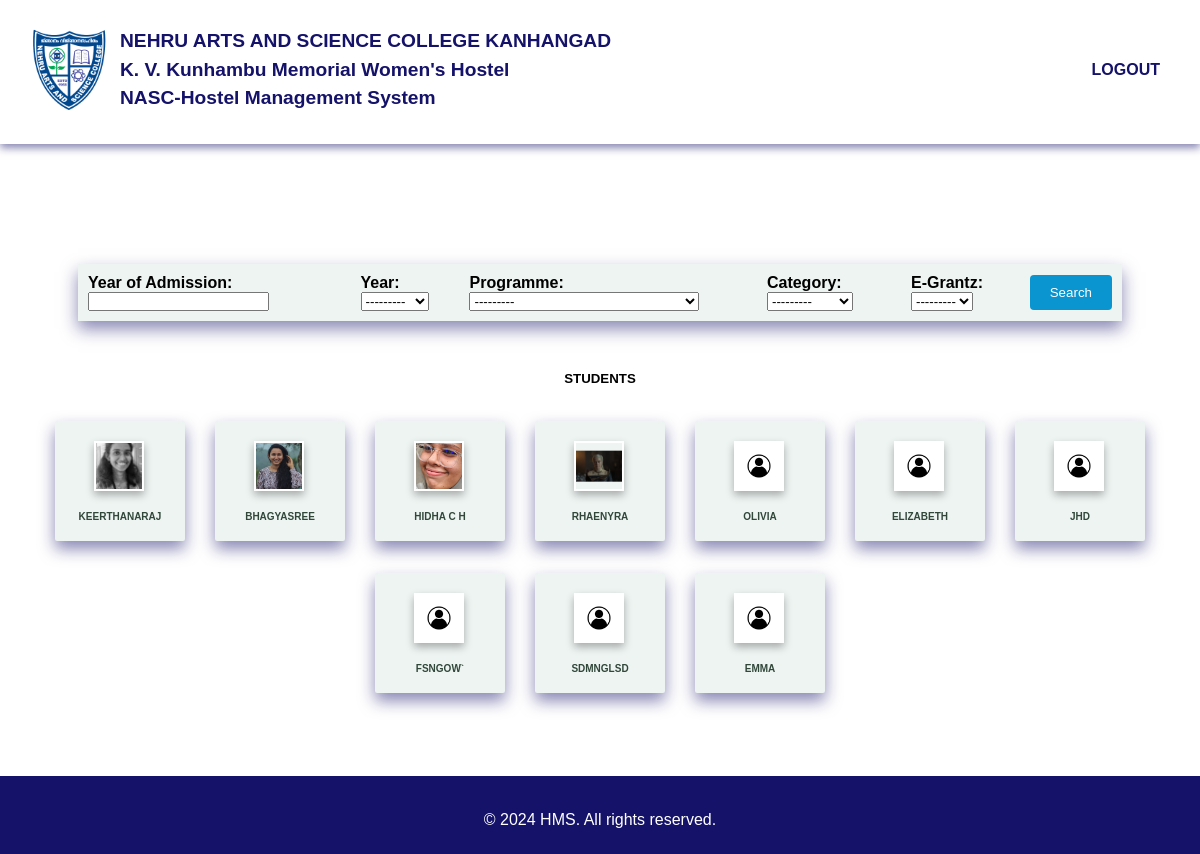
The page /inactive/ on the database as committed earlier.
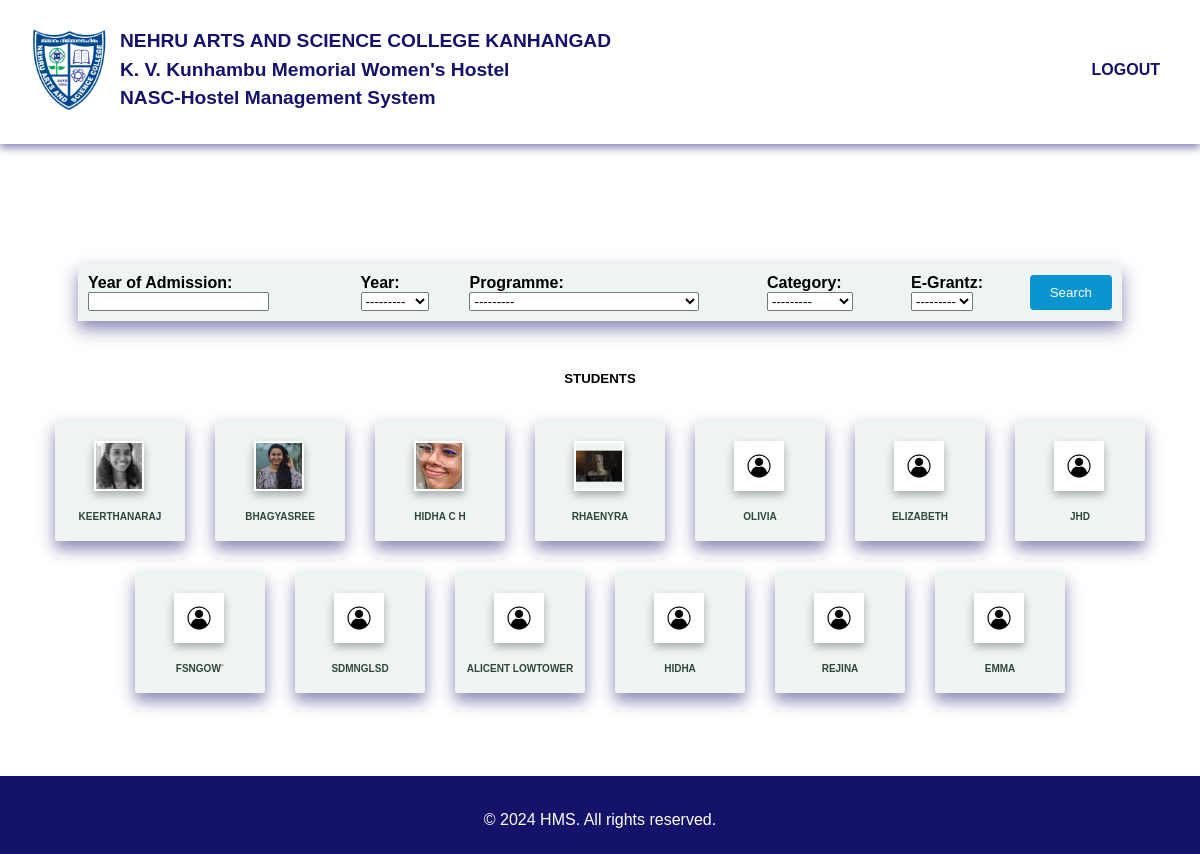
The same page on the database as committed later.
### hostel/models.py (models this page shows, shortened)
class Trash(models.Model):
    admn_no = models.PositiveIntegerField(unique=True)
    name = models.CharField(max_length=50)
    year_of_admn = models.PositiveSmallIntegerField()
    pgm = models.ForeignKey(Programme, on_delete=models.CASCADE)
    dob = models.DateField()
    email = models.EmailField()
    photo = models.ImageField(upload_to="images/")
    contact_regex = RegexValidator(regex=r'^\d{10}$',message="Contact number must be a 10-digit number.")
    contact = models.CharField(validators=[contact_regex], max_length=10)  # Using CharField for contact with max length 10
    parent_name = models.CharField(max_length=50)
    address = models.TextField(max_length=200)
    date_joined = models.DateField()
    date_exited = models.DateField(null=True,blank=True)
    room_no = models.SmallIntegerField(null=True, blank=True)
    CATEGORY_CHOICES = [
        ('GENERAL', 'GENERAL'),
        ('OBC', 'OBC'),
        ('OEC', 'OEC'),
        ('SC', 'SC'),
        ('ST', 'ST'),
    ]
    category = models.CharField(max_length=20, choices=CATEGORY_CHOICES, default='GENERAL')
    EGRANTZ_CHOICES = [
        (True, 'Yes'),
        (False, 'No'),
    ]
    E_Grantz = models.BooleanField(choices=EGRANTZ_CHOICES)

### hostel/views.py (the view)
# urls.py: path('inactive/',views.inactive_students,name='inactive_student'),
def inactive_students(request, login_url='access_denied'):
    try:
        stud = Trash.objects.all().select_related('pgm').all().order_by('pgm')
        students_filter = studentFilter(request.GET, queryset=stud)
        if not stud.exists():
            messages.error(request,"Currently there are no students")
        return render(request,'hostel/inact_students.html',{'filter':students_filter})
    except Exception:
        return render(request,'hostel/error.html')

### hostel/context_processors.py (called while the page is built)
def group_processor(request):
    if request.user.is_authenticated:
        is_admin_group = request.user.groups.filter(name='admin').exists()
        is_guest_group = request.user.groups.filter(name='guest').exists()  # Adjust as needed
    else:
        is_admin_group = False
        is_guest_group = False
    return {
        'is_admin_group': is_admin_group,
        'is_guest_group': is_guest_group,
    }

### hostel/models.py (called while the page is built)
    def __str__(self):
        return self.pgm_name

### hostel/templates/hostel/inact_students.html (shortened to what this page needs)
{% extends 'hostel/base.html' %}
{% load static %}
{% block style %}
<link rel="stylesheet" href="{% static 'styles/students.css' %}">
{% endblock %}
{% block content %}
<section class="main">
    <div class="main-block">
        <form method="get" class="filter-form">
            <table id="filter-table">
                <tr>
                    <td class="filter-td">
                        <label for="id_year_of_admn">Year of Admission:</label>
                        {{ filter.form.year_of_admn }}
                    </td>
                    <td class="filter-td">
                        <label for="id_year_of_admn">Year:</label>
                        {{ filter.form.year }}
                    </td>
                    <td class="filter-td">
                        <label for="id_pgm">Programme:</label>
                        {{ filter.form.pgm }}
                    </td>
                    <td class="filter-td">
                        <label for="id_category">Category:</label>
                        {{ filter.form.category }}
                    </td>
                    <td class="filter-td">
                        <label for="id_E_Grantz">E-Grantz:</label>
                        {{ filter.form.E_Grantz }}
                    </td>
                    <td class="filter-td">
                        <button type="submit" id="search">Search</button>
                    </td>
                </tr>
            </table>
        <h5>Students</h5>
        <div class="student-boxes">
            {% for student in filter.qs %}
            <a href="{% url 'view_inactive_details' student.id %}" class="link">
                <div class="student-layout">
                    <div class="image-container">
                        {% if student.photo %}
                        <img src="{{student.photo.url}}" alt="No image" class="img-stud">
                        {% else %}
                            <span>No photo available</span>
                        {% endif %}
                    </div>
                    <div class="student-name">{{student.name}}</div>
                </div>
            </a>
            {% endfor %}
        </div>
    </div>
</section>
{% endblock %}

Rows that differ between the two databases and show on the page:
added Trash: photo (picture), name "ALICENT LOWTOWER"
added Trash: photo (picture), name "HIDHA"
added Trash: photo (picture), name "REJINA"
